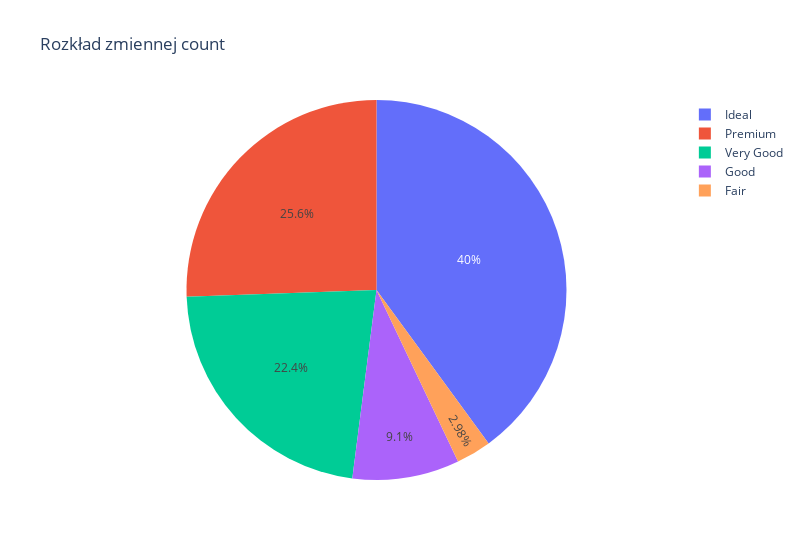

The cell this chart's notebook holds for it:
### Code cell
fig = go.Figure(data=go.Pie(labels=dff['type'], values=dff['count']),
                layout=go.Layout(title={'text':'Rozkład zmiennej count'}, width=800))
fig.show()

### Figure 1 — Plotly figure (JSON) as saved in the notebook; plotly's stock layout.template omitted (floating-point values rounded to 4 significant figures)
{"data": [{"labels": ["Ideal", "Premium", "Very Good", "Good", "Fair"], "type": "pie", "values": [21551, 13791, 12082, 4906, 1610]}], "layout": {"title": {"text": "Rozkład zmiennej count"}, "width": 800}}
